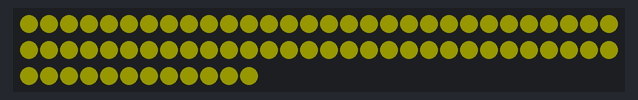
This sketch was run on a simulated Arduino Uno, built with avr-gcc and run on an emulated ATmega328P. Parts: 72 RGB LEDs in strip order, left to right, continuing on the next row. Dim RGB values are drawn brighter than linear.

Above: at 0.45 s.
At 39.67 s:
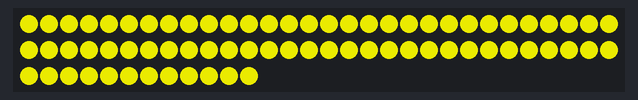

The sketch:

exemple_pulse_ring.ino
```cpp
//https://app.cirkitdesigner.com/project/9a104131-c955-4194-b21f-47da65e28d06

#include <Adafruit_NeoPixel.h>

#define PIN 6
#define NUMPIXELS 72 // 6 rings * 12 LEDs per ring

Adafruit_NeoPixel pixels(NUMPIXELS, PIN, NEO_GRB + NEO_KHZ800);

void setup() {
  pixels.begin();
}

void loop() {
  for(int brightness = 0; brightness < 256; brightness++) {
    setAllPixelsColor(255, 255, 0, brightness); // Yellow color with varying brightness
    delay(10);
  }
  for(int brightness = 255; brightness >= 0; brightness--) {
    setAllPixelsColor(255, 255, 0, brightness); // Yellow color with varying brightness
    delay(10);
  }
}

void setAllPixelsColor(uint8_t red, uint8_t green, uint8_t blue, uint8_t brightness) {
  for(int i = 0; i < NUMPIXELS; i++) {
    pixels.setPixelColor(i, pixels.Color((red * brightness) / 255, (green * brightness) / 255, (blue * brightness) / 255));
  }
  pixels.show();
}
```
